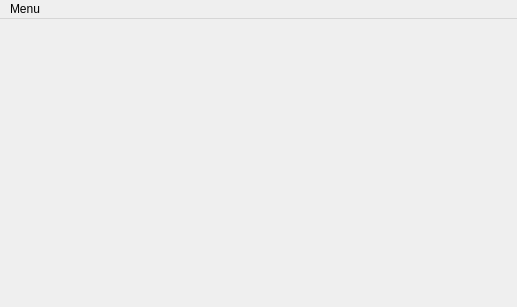
<?xml version="1.0" encoding="UTF-8"?>
<ui version="4.0">
 <class>GestionBibliographieGUIClass</class>
 <widget class="QMainWindow" name="GestionBibliographieGUIClass">
  <property name="geometry">
   <rect>
    <x>0</x>
    <y>0</y>
    <width>517</width>
    <height>307</height>
   </rect>
  </property>
  <property name="windowTitle">
   <string>MainWindow</string>
  </property>
  <widget class="QWidget" name="centralwidget"/>
  <widget class="QMenuBar" name="menubar">
   <property name="geometry">
    <rect>
     <x>0</x>
     <y>0</y>
     <width>517</width>
     <height>25</height>
    </rect>
   </property>
   <widget class="QMenu" name="menuMenu">
    <property name="title">
     <string>Menu</string>
    </property>
    <addaction name="actionAjouter_reference"/>
    <addaction name="actionSupprimer"/>
    <addaction name="separator"/>
    <addaction name="actionQuitter"/>
   </widget>
   <addaction name="menuMenu"/>
  </widget>
  <action name="actionAjouter_reference">
   <property name="text">
    <string>Ajouter référence</string>
   </property>
  </action>
  <action name="actionSupprimer">
   <property name="text">
    <string>Supprimer</string>
   </property>
  </action>
  <action name="actionQuitter">
   <property name="text">
    <string>Quitter</string>
   </property>
  </action>
 </widget>
 <resources/>
 <connections/>
</ui>
